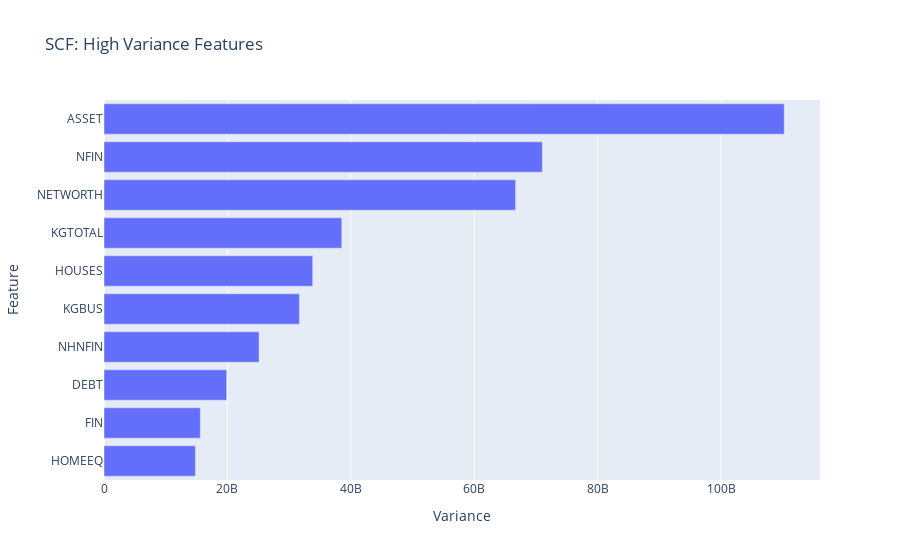

The code cell stored with this chart in its notebook:
### Code cell
# Using plotly
fig = px.bar(
    x=top_top_var,
    y=top_top_var.index,
    title="SCF: High Variance Features"
)
fig.update_layout(xaxis_title="Variance", yaxis_title="Feature")

# fig.show()

### Figure 1 — Plotly figure (JSON) as saved in the notebook; plotly's stock layout.template omitted (floating-point values rounded to 4 significant figures)
{"data": [{"alignmentgroup": "True", "hovertemplate": "x=%{x}<br>y=%{y}<extra></extra>", "legendgroup": "", "marker": {"color": "#636efa", "pattern": {"shape": ""}}, "name": "", "offsetgroup": "", "orientation": "h", "showlegend": false, "textposition": "auto", "type": "bar", "x": [14820000000.0, 15610000000.0, 19890000000.0, 25130000000.0, 31670000000.0, 33820000000.0, 38530000000.0, 66710000000.0, 71030000000.0, 110200000000.0], "xaxis": "x", "y": ["HOMEEQ", "FIN", "DEBT", "NHNFIN", "KGBUS", "HOUSES", "KGTOTAL", "NETWORTH", "NFIN", "ASSET"], "yaxis": "y"}], "layout": {"barmode": "relative", "legend": {"tracegroupgap": 0}, "title": {"text": "SCF: High Variance Features"}, "xaxis": {"anchor": "y", "domain": [0, 1], "title": {"text": "Variance"}}, "yaxis": {"anchor": "x", "domain": [0, 1], "title": {"text": "Feature"}}}}
